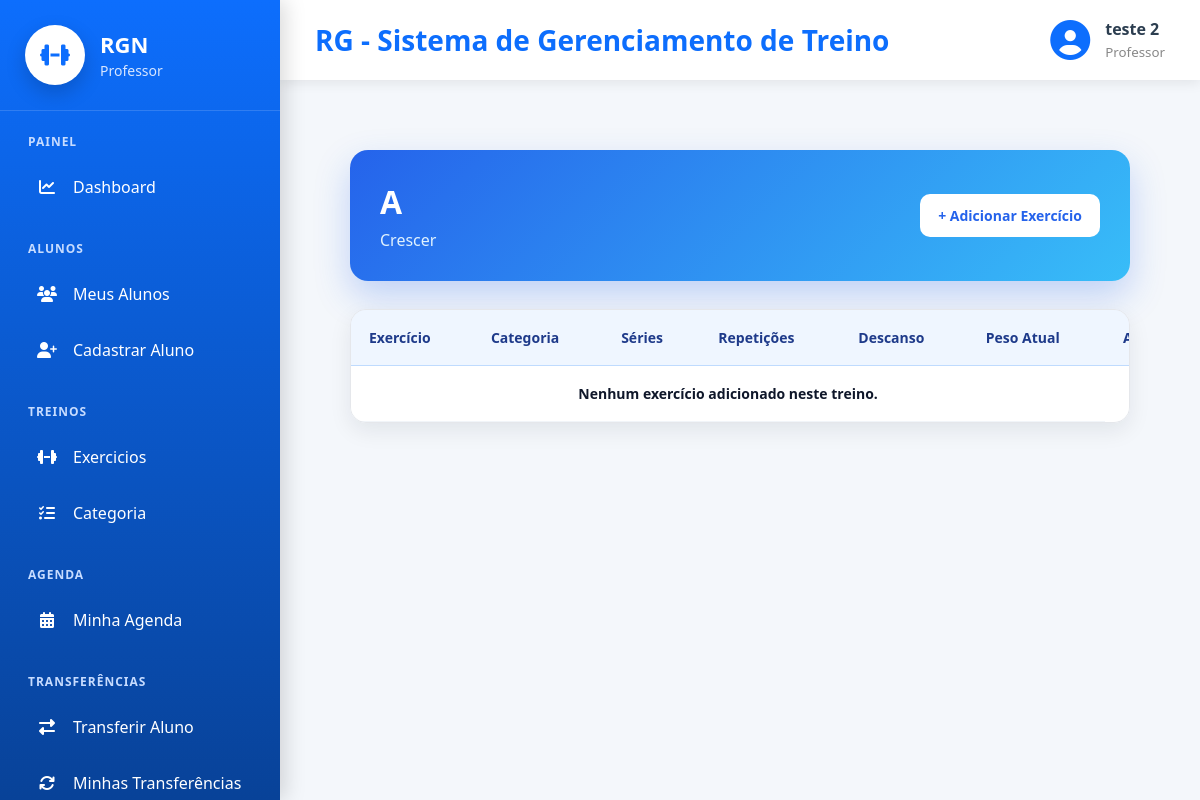
The page /exercicios/treino/1/ (signed in) on the database as committed earlier.
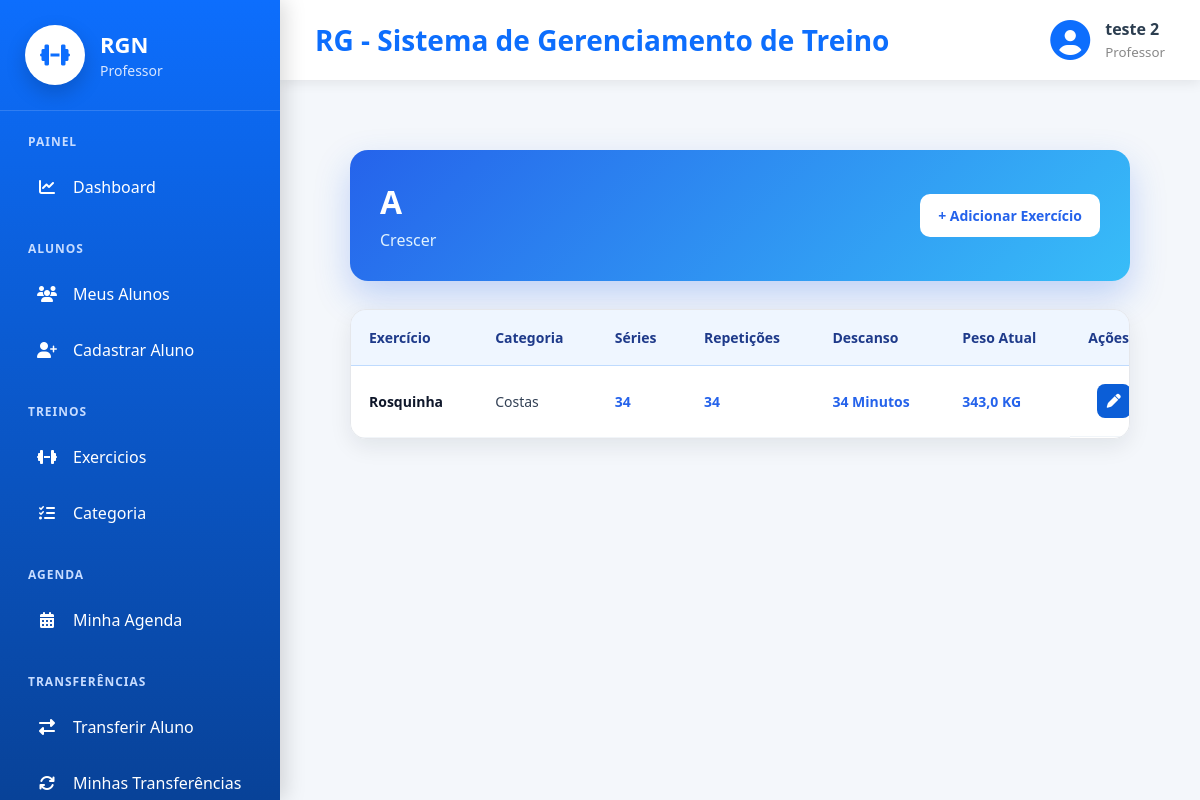
The same page on the database as committed later.
### exercicio/models.py (models this page shows, shortened)
class ExercicioTreino(Auditoria):
    treino = models.ForeignKey(Treino, on_delete=models.PROTECT, related_name="exercicio_do_treino")
    exercicio = models.ForeignKey(Exercicio, on_delete=models.PROTECT)
    series = models.IntegerField(verbose_name="Séries")
    repeticoes = models.IntegerField(verbose_name="Repetições")
    descanso = models.IntegerField(verbose_name="Descanso")
    peso_atual = models.FloatField(verbose_name="Peso Atual")
    cadastrado_por = models.ForeignKey(Pessoa, on_delete=models.PROTECT)

class Exercicio(Auditoria):
    nome = models.CharField(max_length=100, verbose_name="Nome do Exercicio")
    categoria = models.ForeignKey(Categoria, on_delete=models.PROTECT)
    descricao = models.CharField(max_length=150, verbose_name="Descrição")
    cadastrado_por = models.ForeignKey(Pessoa, on_delete=models.PROTECT)

class Categoria(Auditoria):
    nome = models.CharField(max_length=100, verbose_name="Categoria")

### exercicio/views.py (the view)
# urls.py: path('treino/<int:pk>/', TreinoDetail.as_view(), name='detalhe-treino'),
class TreinoDetail(LoginRequiredMixin, GroupRequiredMixin, DetailView):
    model = Treino
    template_name = 'detalhe_treino.html'
    context_object_name = 'treino'
    group_required = ["Professor", "Administrador"]
    def get_context_data(self, **kwargs):
        context = super().get_context_data(**kwargs)
        context['exercicios_treino'] = ExercicioTreino.objects.filter(
            treino=self.object
        ).select_related('exercicio', 'exercicio__categoria')
        return context

### exercicio/templates/detalhe_treino.html (shortened to what this page needs)
{% extends 'modelo.html' %}
{% load static %}
{% block css %}
<link rel="stylesheet" href="{% static 'css/paginas/modelo.css' %}">
<link rel="stylesheet" href="{% static 'css/exercicio/detalhe_treino.css' %}">
{% endblock %}
{% block main %}
<div class="list-container">
    <div class="list-header">
        <div>
            <h2>{{ treino.nome_treino }}</h2>
            <p>{{ treino.descricao }}</p>
        </div>
        <a href="{% url 'cadastrar-exercicioTreino' treino.id %}" class="btn-novo">
            + Adicionar Exercício
        </a>
    </div>
    <div class="table-container">
        <table class="table-list">
            <thead>
                <tr>
                    <th>Exercício</th>
                    <th>Categoria</th>
                    <th>Séries</th>
                    <th>Repetições</th>
                    <th>Descanso</th>
                    <th>Peso Atual</th>
                    <th>Ações</th>
                </tr>
            </thead>
            <tbody>
                {% for item in exercicios_treino %}
                <tr>
                    <td>{{ item.exercicio.nome }}</td>
                    <td>{{ item.exercicio.categoria.nome }}</td>
                    <td>{{ item.series }}</td>
                    <td>{{ item.repeticoes }}</td>
                    <td>{{ item.descanso }} Minutos</td>
                    <td>{{ item.peso_atual }} KG</td>
                    <td class="acoes">
                        <a href="{% url 'editar-exercicioTreino' item.id %}"
                            class="btn-editar">
                            <i class="fas fa-pen"></i>
                        </a>
                    </td>
                </tr>
                {% empty %}
                <tr>
                    <td colspan="6" class="sem-registro">
                        Nenhum exercício adicionado neste treino.
                    </td>
                </tr>
                {% endfor %}
            </tbody>
        </table>
    </div>
</div>
{% endblock %}

Rows that differ between the two databases and show on the page:
added ExercicioTreino: exercicio.nome "Rosquinha", exercicio.categoria.nome "Costas", series "34", repeticoes "34", descanso "34", peso_atual "343,0"
Other text that changed with them:
text no longer shown: "Nenhum exercício adicionado neste treino."
